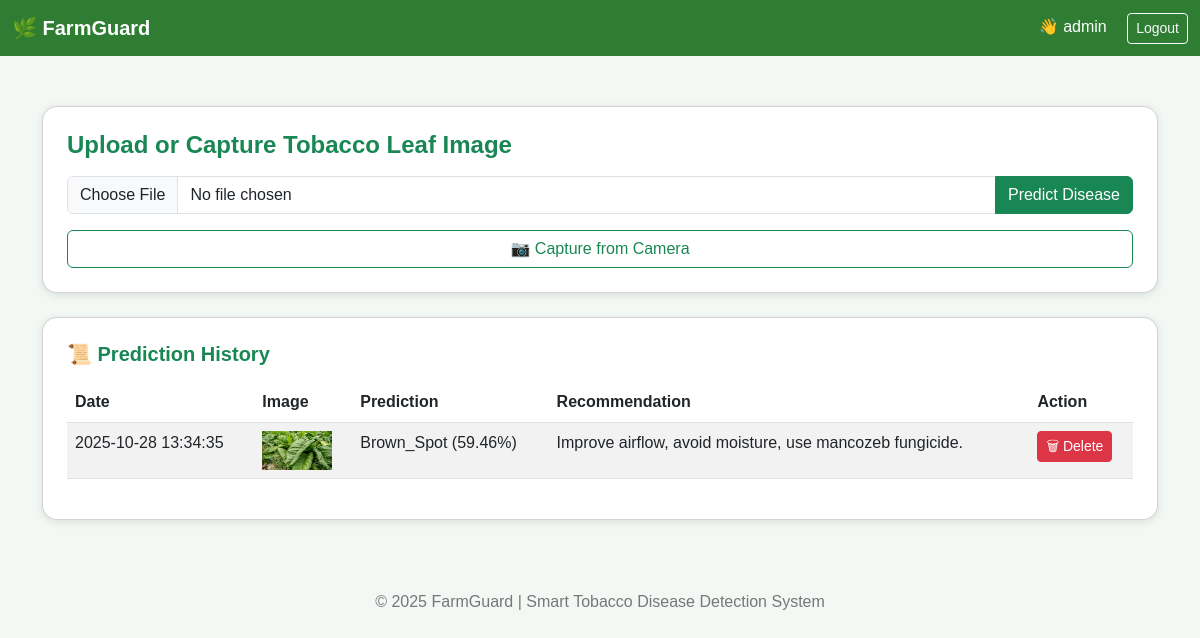
The page /dashboard (signed in) on the database its author committed.
### app.py (models this page shows)
class User(UserMixin, db.Model):
    id = db.Column(db.Integer, primary_key=True)
    username = db.Column(db.String(80), unique=True, nullable=False)
    email = db.Column(db.String(120), unique=True, nullable=False)
    password = db.Column(db.String(200), nullable=False)
    is_admin = db.Column(db.Boolean, default=False)
    histories = db.relationship("History", backref="user", lazy=True)

class History(db.Model):
    id = db.Column(db.Integer, primary_key=True)
    filename = db.Column(db.String(200))
    prediction = db.Column(db.String(120))
    recommendation = db.Column(db.String(500))
    date = db.Column(db.DateTime, default=datetime.datetime.utcnow)
    user_id = db.Column(db.Integer, db.ForeignKey("user.id"), nullable=False)

### app.py (the view, shortened to what this page needs)
@app.route("/dashboard", methods=["GET", "POST"])
@login_required
def dashboard():
    histories = History.query.filter_by(user_id=current_user.id).order_by(History.date.desc()).all()
    return render_template("dashboard.html", histories=histories)

### app.py (called while the page is built)
@login_manager.user_loader
def load_user(user_id):
    return User.query.get(int(user_id))

### templates/dashboard.html (shortened to what this page needs)
<!DOCTYPE html>
<html lang="en">
<head>
    <link rel="stylesheet" href="https://cdn.jsdelivr.net/npm/bootstrap@5.3.0/dist/css/bootstrap.min.css">
</head>
<body>
<nav class="navbar navbar-expand-lg">
    <div class="container-fluid">
        <a class="navbar-brand fw-bold" href="#">🌿 FarmGuard</a>
        <div class="ms-auto">
            <span class="navbar-text me-3">👋 {{ current_user.username }}</span>
            <a href="{{ url_for('logout') }}" class="btn btn-outline-light btn-sm">Logout</a>
        </div>
    </div>
</nav>
<div class="container">
    <div class="card p-4">
        <h4 class="text-success fw-bold mb-3">Upload or Capture Tobacco Leaf Image</h4>
        <form method="POST" enctype="multipart/form-data" class="mb-3">
            <div class="input-group">
                <input type="file" class="form-control" id="imageInput" name="image" accept="image/*" onchange="previewImage(event)" required>
                <button type="submit" class="btn btn-success">Predict Disease</button>
            </div>
        </form>
        <button class="btn btn-outline-success" onclick="openCamera()">📷 Capture from Camera</button>
    </div>
    <div class="card mt-4 p-4">
        <h5 class="text-success fw-bold mb-3">📜 Prediction History</h5>
        {% if histories %}
        <table class="table table-striped">
            <thead>
                <tr>
                    <th>Date</th>
                    <th>Image</th>
                    <th>Prediction</th>
                    <th>Recommendation</th>
                    <th>Action</th>
                </tr>
            </thead>
            <tbody>
                {% for record in histories %}
                <tr>
                    <td>{{ record.date.strftime('%Y-%m-%d %H:%M:%S') }}</td>
                    <td><img src="{{ url_for('uploaded_file', filename=record.filename) }}" width="70"></td>
                    <td>{{ record.prediction }}</td>
                    <td>{{ record.recommendation }}</td>
                    <td>
                        <a href="{{ url_for('delete_record', record_id=record.id) }}" class="btn btn-sm btn-danger">🗑 Delete</a>
                    </td>
                </tr>
                {% endfor %}
            </tbody>
        </table>
        {% else %}
        <p class="text-muted">No prediction history yet.</p>
        {% endif %}
    </div>
</div>
<footer>
    <p>© 2025 FarmGuard | Smart Tobacco Disease Detection System</p>
</footer>
</body>
</html>

### templates/dashboard.html (style rules this page uses)
body { background-color: #f4f8f5; font-family: 'Poppins', sans-serif; }
.navbar { background-color: #2e7d32; }
.navbar-brand, .nav-link, .navbar-text { color: white !important; }
.container { margin-top: 50px; }
.card { border-radius: 15px; box-shadow: 0 2px 8px rgba(0,0,0,0.1); }
footer { text-align: center; margin-top: 50px; padding: 20px; color: #777; }

### rows shown on the page
User: username "admin"
History: date "2025-10-28 13:34:35", filename (picture), prediction "Brown_Spot (59.46%)", recommendation "Improve airflow, avoid moisture, use mancozeb fungicide."
